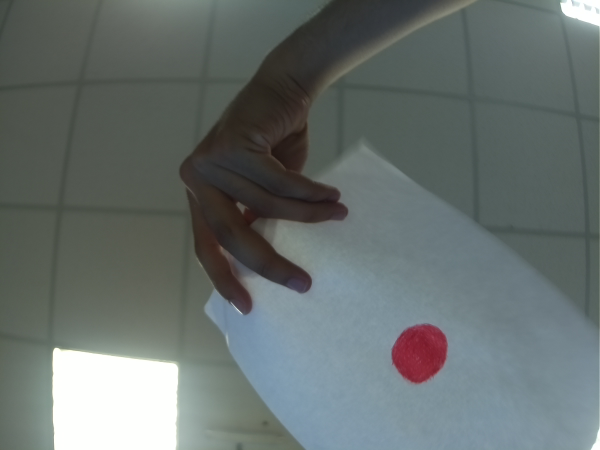
#> input picture Autonomous-plane/Target_identification_python/samples/rp/4.jpeg, 1200 x 900 px, found by its file name (shown at 1/2 size)
$ python hsv_finder.py
#> lines starting #> are read from the running program, lines starting #| are printed output that depends on the picture; after the words box and inside, x2 and y2 are one past the last pixel; in counts of white or black regions, pixels touching at a corner belong together
import cv2
import numpy as np

def nothing(x):
    pass

# Load image
image = cv2.imread('C:/Users/Joe/Desktop/T/Vsc/lagari/Target_identification_python/samples/rp/4.jpeg')
#> image is the input picture: shape (900, 1200, 3); mean B, G, R 109.6, 111.3, 102.7
cv2.resize(image, (10, 10))
# Create a window
cv2.namedWindow('image')
cv2.resizeWindow('image', 10, 10)

# Create trackbars for color change
# Hue is from 0-179 for Opencv
cv2.createTrackbar('HMin', 'image', 0, 179, nothing)
#> slider 'HMin' is set to 35
cv2.createTrackbar('SMin', 'image', 0, 255, nothing)
#> slider 'SMin' is set to 51
cv2.createTrackbar('VMin', 'image', 0, 255, nothing)
#> slider 'VMin' is set to 51
cv2.createTrackbar('HMax', 'image', 0, 179, nothing)
#> slider 'HMax' is set to 179
cv2.createTrackbar('SMax', 'image', 0, 255, nothing)
#> slider 'SMax' is set to 255
cv2.createTrackbar('VMax', 'image', 0, 255, nothing)
#> slider 'VMax' is set to 255

# Set default value for Max HSV trackbars
cv2.setTrackbarPos('HMax', 'image', 179)
cv2.setTrackbarPos('SMax', 'image', 255)
cv2.setTrackbarPos('VMax', 'image', 255)

# Initialize HSV min/max values
hMin = sMin = vMin = hMax = sMax = vMax = 0
phMin = psMin = pvMin = phMax = psMax = pvMax = 0

while(1):
    # Get current positions of all trackbars
    hMin = cv2.getTrackbarPos('HMin', 'image')
    sMin = cv2.getTrackbarPos('SMin', 'image')
    vMin = cv2.getTrackbarPos('VMin', 'image')
    hMax = cv2.getTrackbarPos('HMax', 'image')
    sMax = cv2.getTrackbarPos('SMax', 'image')
    vMax = cv2.getTrackbarPos('VMax', 'image')

    # Set minimum and maximum HSV values to display
    lower = np.array([hMin, sMin, vMin])
    upper = np.array([hMax, sMax, vMax])

    # Convert to HSV format and color threshold
    hsv = cv2.cvtColor(image, cv2.COLOR_BGR2HSV)
#> hsv: shape (900, 1200, 3); mean H, S, V 71.4, 34.6, 115.1
    mask = cv2.inRange(hsv, lower, upper)
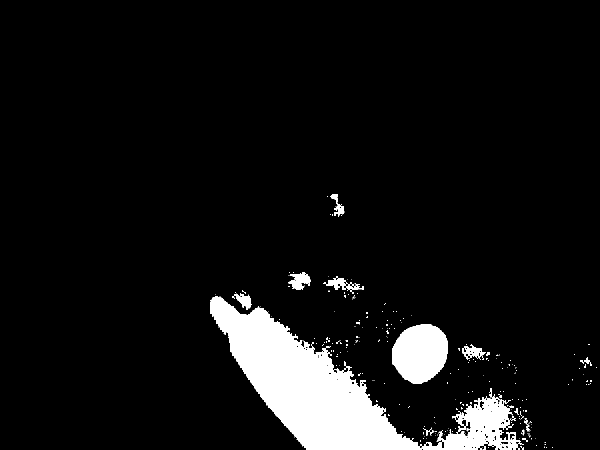
#> mask: shape (900, 1200) (shown at 1/2 size); 7.4% white; 261 white regions (240 under 20 px), largest, box (x1, y1, x2, y2) and area: (420, 592, 1048, 900) 64325, (784, 648, 896, 768) 10232, (646, 552, 728, 588) 979
    cv2.resize(mask, (10, 10))
    result = cv2.bitwise_and(image, image, mask=mask)
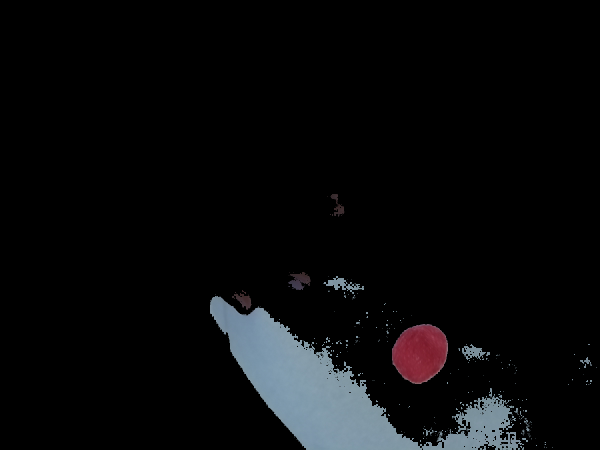
#> result: shape (900, 1200, 3) (shown at 1/2 size); mean B, G, R 11.1, 10, 9.3
    cv2.resize(result, (10, 10))
    # Print if there is a change in HSV value
    if((phMin != hMin) | (psMin != sMin) | (pvMin != vMin) | (phMax != hMax) | (psMax != sMax) | (pvMax != vMax) ):
        print("(hMin = %d , sMin = %d, vMin = %d), (hMax = %d , sMax = %d, vMax = %d)" % (hMin , sMin , vMin, hMax, sMax , vMax))
        phMin = hMin
        psMin = sMin
        pvMin = vMin
        phMax = hMax
        psMax = sMax
        pvMax = vMax

    # Display result image
    cv2.imshow('image', cv2.resize(result, (600, 400)))
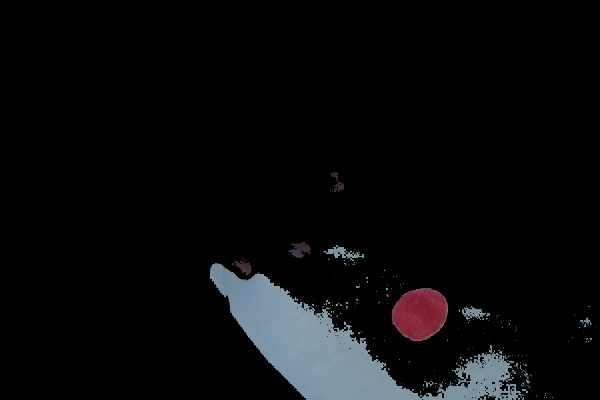
#> window 'image': shape (400, 600, 3); mean B, G, R 11.1, 9.9, 9.3
    if cv2.waitKey(10) & 0xFF == ord('q'):
#> (key q is pressed here)
        break

cv2.destroyAllWindows()
